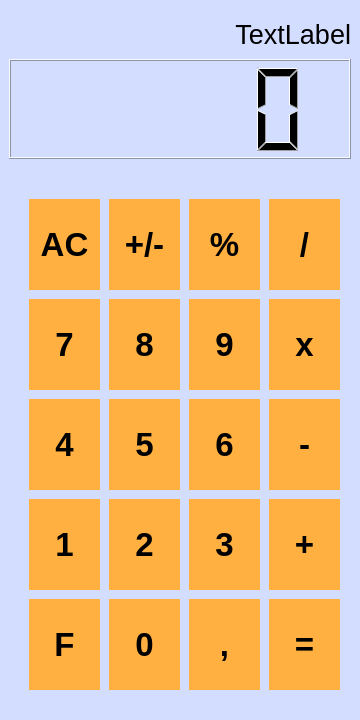
<?xml version="1.0" encoding="UTF-8"?>
<ui version="4.0">
 <class>MainWindow</class>
 <widget class="QMainWindow" name="MainWindow">
  <property name="geometry">
   <rect>
    <x>0</x>
    <y>0</y>
    <width>360</width>
    <height>720</height>
   </rect>
  </property>
  <property name="minimumSize">
   <size>
    <width>360</width>
    <height>720</height>
   </size>
  </property>
  <property name="maximumSize">
   <size>
    <width>360</width>
    <height>720</height>
   </size>
  </property>
  <property name="windowTitle">
   <string>Calculator</string>
  </property>
  <property name="layoutDirection">
   <enum>Qt::LeftToRight</enum>
  </property>
  <property name="styleSheet">
   <string notr="true">background-color: rgb(211, 221, 255)</string>
  </property>
  <property name="animated">
   <bool>true</bool>
  </property>
  <widget class="QWidget" name="centralwidget">
   <property name="minimumSize">
    <size>
     <width>360</width>
     <height>720</height>
    </size>
   </property>
   <property name="maximumSize">
    <size>
     <width>360</width>
     <height>720</height>
    </size>
   </property>
   <layout class="QHBoxLayout" name="horizontalLayout">
    <item>
     <widget class="QWidget" name="mainwidget" native="true">
      <layout class="QVBoxLayout" name="verticalLayout">
       <property name="spacing">
        <number>0</number>
       </property>
       <property name="leftMargin">
        <number>0</number>
       </property>
       <property name="topMargin">
        <number>0</number>
       </property>
       <property name="rightMargin">
        <number>0</number>
       </property>
       <property name="bottomMargin">
        <number>0</number>
       </property>
       <item>
        <widget class="QWidget" name="digits" native="true">
         <property name="maximumSize">
          <size>
           <width>360</width>
           <height>150</height>
          </size>
         </property>
         <layout class="QVBoxLayout" name="verticalLayout_2">
          <property name="spacing">
           <number>0</number>
          </property>
          <property name="leftMargin">
           <number>0</number>
          </property>
          <property name="topMargin">
           <number>0</number>
          </property>
          <property name="rightMargin">
           <number>0</number>
          </property>
          <property name="bottomMargin">
           <number>0</number>
          </property>
          <item>
           <widget class="QWidget" name="widget_4" native="true">
            <property name="maximumSize">
             <size>
              <width>16777215</width>
              <height>50</height>
             </size>
            </property>
            <property name="layoutDirection">
             <enum>Qt::LeftToRight</enum>
            </property>
            <layout class="QHBoxLayout" name="horizontalLayout_3">
             <property name="spacing">
              <number>0</number>
             </property>
             <property name="leftMargin">
              <number>0</number>
             </property>
             <property name="topMargin">
              <number>0</number>
             </property>
             <property name="rightMargin">
              <number>0</number>
             </property>
             <property name="bottomMargin">
              <number>0</number>
             </property>
             <item>
              <widget class="QLabel" name="label">
               <property name="font">
                <font>
                 <pointsize>20</pointsize>
                </font>
               </property>
               <property name="text">
                <string>TextLabel</string>
               </property>
               <property name="alignment">
                <set>Qt::AlignRight|Qt::AlignTrailing|Qt::AlignVCenter</set>
               </property>
              </widget>
             </item>
            </layout>
           </widget>
          </item>
          <item>
           <widget class="QWidget" name="result" native="true">
            <property name="maximumSize">
             <size>
              <width>16777215</width>
              <height>160</height>
             </size>
            </property>
            <property name="font">
             <font>
              <pointsize>8</pointsize>
             </font>
            </property>
            <layout class="QHBoxLayout" name="horizontalLayout_2">
             <property name="spacing">
              <number>0</number>
             </property>
             <property name="leftMargin">
              <number>0</number>
             </property>
             <property name="topMargin">
              <number>0</number>
             </property>
             <property name="rightMargin">
              <number>0</number>
             </property>
             <property name="bottomMargin">
              <number>0</number>
             </property>
             <item>
              <widget class="QLCDNumber" name="lcdNumber"/>
             </item>
            </layout>
           </widget>
          </item>
         </layout>
        </widget>
       </item>
       <item>
        <widget class="QWidget" name="button_widget" native="true">
         <widget class="QToolButton" name="toolButton">
          <property name="geometry">
           <rect>
            <x>260</x>
            <y>40</y>
            <width>71</width>
            <height>91</height>
           </rect>
          </property>
          <property name="font">
           <font>
            <pointsize>25</pointsize>
            <weight>75</weight>
            <bold>true</bold>
           </font>
          </property>
          <property name="styleSheet">
           <string notr="true">border-radius: 30 px;
background-color: rgb(255, 176, 64)</string>
          </property>
          <property name="text">
           <string>/</string>
          </property>
         </widget>
         <widget class="QToolButton" name="toolButton_2">
          <property name="geometry">
           <rect>
            <x>180</x>
            <y>40</y>
            <width>71</width>
            <height>91</height>
           </rect>
          </property>
          <property name="font">
           <font>
            <pointsize>25</pointsize>
            <weight>75</weight>
            <bold>true</bold>
           </font>
          </property>
          <property name="styleSheet">
           <string notr="true">border-radius: 30 px;
background-color: rgb(255, 176, 64)</string>
          </property>
          <property name="text">
           <string>%</string>
          </property>
         </widget>
         <widget class="QToolButton" name="toolButton_3">
          <property name="geometry">
           <rect>
            <x>100</x>
            <y>40</y>
            <width>71</width>
            <height>91</height>
           </rect>
          </property>
          <property name="font">
           <font>
            <pointsize>25</pointsize>
            <weight>75</weight>
            <bold>true</bold>
           </font>
          </property>
          <property name="styleSheet">
           <string notr="true">border-radius: 30 px;
background-color: rgb(255, 176, 64)</string>
          </property>
          <property name="text">
           <string>+/-</string>
          </property>
         </widget>
         <widget class="QToolButton" name="toolButton_4">
          <property name="geometry">
           <rect>
            <x>20</x>
            <y>40</y>
            <width>71</width>
            <height>91</height>
           </rect>
          </property>
          <property name="font">
           <font>
            <pointsize>25</pointsize>
            <weight>75</weight>
            <bold>true</bold>
           </font>
          </property>
          <property name="styleSheet">
           <string notr="true">border-radius: 30 px;
background-color: rgb(255, 176, 64)</string>
          </property>
          <property name="text">
           <string>AC</string>
          </property>
         </widget>
         <widget class="QToolButton" name="toolButton_9">
          <property name="geometry">
           <rect>
            <x>180</x>
            <y>140</y>
            <width>71</width>
            <height>91</height>
           </rect>
          </property>
          <property name="font">
           <font>
            <pointsize>25</pointsize>
            <weight>75</weight>
            <bold>true</bold>
           </font>
          </property>
          <property name="styleSheet">
           <string notr="true">border-radius: 30 px;
background-color: rgb(255, 176, 64)</string>
          </property>
          <property name="text">
           <string>9</string>
          </property>
         </widget>
         <widget class="QToolButton" name="toolButton_10">
          <property name="geometry">
           <rect>
            <x>100</x>
            <y>140</y>
            <width>71</width>
            <height>91</height>
           </rect>
          </property>
          <property name="font">
           <font>
            <pointsize>25</pointsize>
            <weight>75</weight>
            <bold>true</bold>
           </font>
          </property>
          <property name="styleSheet">
           <string notr="true">border-radius: 30 px;
background-color: rgb(255, 176, 64)</string>
          </property>
          <property name="text">
           <string>8</string>
          </property>
         </widget>
         <widget class="QToolButton" name="toolButton_11">
          <property name="geometry">
           <rect>
            <x>20</x>
            <y>140</y>
            <width>71</width>
            <height>91</height>
           </rect>
          </property>
          <property name="font">
           <font>
            <pointsize>25</pointsize>
            <weight>75</weight>
            <bold>true</bold>
           </font>
          </property>
          <property name="styleSheet">
           <string notr="true">border-radius: 30 px;
background-color: rgb(255, 176, 64)</string>
          </property>
          <property name="text">
           <string>7</string>
          </property>
         </widget>
         <widget class="QToolButton" name="toolButton_12">
          <property name="geometry">
           <rect>
            <x>260</x>
            <y>140</y>
            <width>71</width>
            <height>91</height>
           </rect>
          </property>
          <property name="font">
           <font>
            <pointsize>25</pointsize>
            <weight>75</weight>
            <bold>true</bold>
           </font>
          </property>
          <property name="styleSheet">
           <string notr="true">border-radius: 30 px;
background-color: rgb(255, 176, 64)</string>
          </property>
          <property name="text">
           <string>x</string>
          </property>
         </widget>
         <widget class="QToolButton" name="toolButton_13">
          <property name="geometry">
           <rect>
            <x>180</x>
            <y>240</y>
            <width>71</width>
            <height>91</height>
           </rect>
          </property>
          <property name="font">
           <font>
            <pointsize>25</pointsize>
            <weight>75</weight>
            <bold>true</bold>
           </font>
          </property>
          <property name="styleSheet">
           <string notr="true">border-radius: 30 px;
background-color: rgb(255, 176, 64)</string>
          </property>
          <property name="text">
           <string>6</string>
          </property>
         </widget>
         <widget class="QToolButton" name="toolButton_14">
          <property name="geometry">
           <rect>
            <x>100</x>
            <y>240</y>
            <width>71</width>
            <height>91</height>
           </rect>
          </property>
          <property name="font">
           <font>
            <pointsize>25</pointsize>
            <weight>75</weight>
            <bold>true</bold>
           </font>
          </property>
          <property name="styleSheet">
           <string notr="true">border-radius: 30 px;
background-color: rgb(255, 176, 64)</string>
          </property>
          <property name="text">
           <string>5</string>
          </property>
         </widget>
         <widget class="QToolButton" name="toolButton_15">
          <property name="geometry">
           <rect>
            <x>20</x>
            <y>240</y>
            <width>71</width>
            <height>91</height>
           </rect>
          </property>
          <property name="font">
           <font>
            <pointsize>25</pointsize>
            <weight>75</weight>
            <bold>true</bold>
           </font>
          </property>
          <property name="styleSheet">
           <string notr="true">border-radius: 30 px;
background-color: rgb(255, 176, 64)</string>
          </property>
          <property name="text">
           <string>4</string>
          </property>
         </widget>
         <widget class="QToolButton" name="toolButton_16">
          <property name="geometry">
           <rect>
            <x>260</x>
            <y>240</y>
            <width>71</width>
            <height>91</height>
           </rect>
          </property>
          <property name="font">
           <font>
            <pointsize>25</pointsize>
            <weight>75</weight>
            <bold>true</bold>
           </font>
          </property>
          <property name="styleSheet">
           <string notr="true">border-radius: 30 px;
background-color: rgb(255, 176, 64)</string>
          </property>
          <property name="text">
           <string>-</string>
          </property>
         </widget>
         <widget class="QToolButton" name="toolButton_17">
          <property name="geometry">
           <rect>
            <x>180</x>
            <y>340</y>
            <width>71</width>
            <height>91</height>
           </rect>
          </property>
          <property name="font">
           <font>
            <pointsize>25</pointsize>
            <weight>75</weight>
            <bold>true</bold>
           </font>
          </property>
          <property name="styleSheet">
           <string notr="true">border-radius: 30 px;
background-color: rgb(255, 176, 64)</string>
          </property>
          <property name="text">
           <string>3</string>
          </property>
         </widget>
         <widget class="QToolButton" name="toolButton_18">
          <property name="geometry">
           <rect>
            <x>100</x>
            <y>340</y>
            <width>71</width>
            <height>91</height>
           </rect>
          </property>
          <property name="font">
           <font>
            <pointsize>25</pointsize>
            <weight>75</weight>
            <bold>true</bold>
           </font>
          </property>
          <property name="styleSheet">
           <string notr="true">border-radius: 30 px;
background-color: rgb(255, 176, 64)</string>
          </property>
          <property name="text">
           <string>2</string>
          </property>
         </widget>
         <widget class="QToolButton" name="toolButton_19">
          <property name="geometry">
           <rect>
            <x>20</x>
            <y>340</y>
            <width>71</width>
            <height>91</height>
           </rect>
          </property>
          <property name="font">
           <font>
            <pointsize>25</pointsize>
            <weight>75</weight>
            <bold>true</bold>
           </font>
          </property>
          <property name="styleSheet">
           <string notr="true">border-radius: 30 px;
background-color: rgb(255, 176, 64)</string>
          </property>
          <property name="text">
           <string>1</string>
          </property>
         </widget>
         <widget class="QToolButton" name="toolButton_20">
          <property name="geometry">
           <rect>
            <x>260</x>
            <y>340</y>
            <width>71</width>
            <height>91</height>
           </rect>
          </property>
          <property name="font">
           <font>
            <pointsize>25</pointsize>
            <weight>75</weight>
            <bold>true</bold>
           </font>
          </property>
          <property name="styleSheet">
           <string notr="true">border-radius: 30 px;
background-color: rgb(255, 176, 64)</string>
          </property>
          <property name="text">
           <string>+</string>
          </property>
         </widget>
         <widget class="QToolButton" name="toolButton_21">
          <property name="geometry">
           <rect>
            <x>180</x>
            <y>440</y>
            <width>71</width>
            <height>91</height>
           </rect>
          </property>
          <property name="font">
           <font>
            <pointsize>25</pointsize>
            <weight>75</weight>
            <bold>true</bold>
           </font>
          </property>
          <property name="styleSheet">
           <string notr="true">border-radius: 30 px;
background-color: rgb(255, 176, 64)</string>
          </property>
          <property name="text">
           <string>,</string>
          </property>
         </widget>
         <widget class="QToolButton" name="toolButton_22">
          <property name="geometry">
           <rect>
            <x>100</x>
            <y>440</y>
            <width>71</width>
            <height>91</height>
           </rect>
          </property>
          <property name="font">
           <font>
            <pointsize>25</pointsize>
            <weight>75</weight>
            <bold>true</bold>
           </font>
          </property>
          <property name="styleSheet">
           <string notr="true">border-radius: 30 px;
background-color: rgb(255, 176, 64)</string>
          </property>
          <property name="text">
           <string>0</string>
          </property>
         </widget>
         <widget class="QToolButton" name="toolButton_23">
          <property name="geometry">
           <rect>
            <x>20</x>
            <y>440</y>
            <width>71</width>
            <height>91</height>
           </rect>
          </property>
          <property name="font">
           <font>
            <pointsize>25</pointsize>
            <weight>75</weight>
            <bold>true</bold>
           </font>
          </property>
          <property name="styleSheet">
           <string notr="true">border-radius: 30 px;
background-color: rgb(255, 176, 64)</string>
          </property>
          <property name="text">
           <string>F</string>
          </property>
         </widget>
         <widget class="QToolButton" name="toolButton_24">
          <property name="geometry">
           <rect>
            <x>260</x>
            <y>440</y>
            <width>71</width>
            <height>91</height>
           </rect>
          </property>
          <property name="font">
           <font>
            <pointsize>25</pointsize>
            <weight>75</weight>
            <bold>true</bold>
           </font>
          </property>
          <property name="styleSheet">
           <string notr="true">border-radius: 30 px;
background-color: rgb(255, 176, 64)</string>
          </property>
          <property name="text">
           <string>=</string>
          </property>
         </widget>
        </widget>
       </item>
      </layout>
     </widget>
    </item>
   </layout>
  </widget>
 </widget>
 <resources/>
 <connections/>
</ui>
